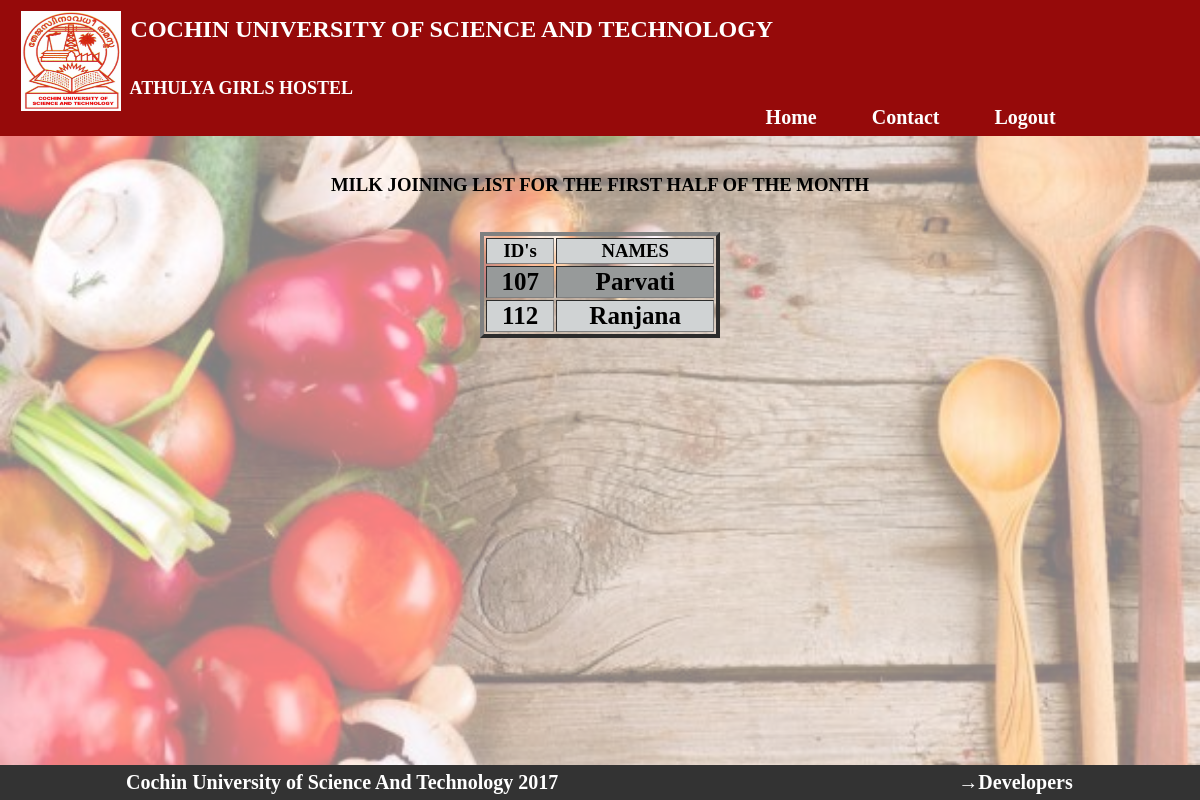
Page /viewmilkjoin.php (signed in) on the committed database.
### tables this page shows
CREATE TABLE `milkfirsthalf` (
  `id` int(11) NOT NULL
);

CREATE TABLE `users` (
  `ID` int(3) NOT NULL,
  `NAME` varchar(20) NOT NULL,
  `DEPT` varchar(10) NOT NULL,
  `ROOM_NO` varchar(50) NOT NULL,
  `I_CARD_NO` int(10) NOT NULL,
  `YEAR` year(4) NOT NULL,
  `DUE` int(10) NOT NULL,
  `CAUTION_DEPOSIT` int(10) NOT NULL,
  `FINE` int(8) NOT NULL,
  `messblock` tinyint(1) NOT NULL,
  `messbill` float NOT NULL,
  `total` int(11) NOT NULL
);

### viewmilkjoin.php (the view, shortened to what this page needs)
<!doctype html>
<html lang="en">
<link rel="stylesheet" href="viewmilkjoin.css">
<body>
  <div class="background"></div>
  <strong>  <a href="optioncomm.php">Home/</a><a href="viewmilkjoin.php">MilkJoinList/</a></strong>
  <p><strong></strong</p>
  </html>
  <?php
  if($_SESSION['prcommlogin'] != "1")
  {
    echo"<script> window.open('login.php','_self');</script>";
  }
  else {
  include "header.php";
  include"dbconnect.php";
  $d = date("d");
  $t = date("t");
  if($d<15||$d==$t)
  {  echo"<br><br><h3 align='center'>MILK JOINING LIST FOR THE FIRST HALF OF THE MONTH</h3>";
    $query = "select * from milkfirsthalf where id!=0";
    $q = mysqli_query($link,$query);
    $k=0;
    echo "<br><br><table id='table' border='4'><tr bgcolor='#D0D3D4'><th><h3>ID's</h3></th><th><h3>NAMES</h3></th></tr>";
    while($row=mysqli_fetch_array($q))
    {
      if($k%2==0)
      {
      echo "<tr bgcolor='#979A9A'>";
      echo "<td><p id='row'>" . $row['id'] . "</p></td>";
      $querynew = "select NAME from users where ID='$row[0]'";
      $qnew=mysqli_query($link,$querynew);
      while($rownew = mysqli_fetch_array($qnew))
      {
        echo "<td><p id='jid'>" . $rownew[0] . "</p></td>";
      }
      echo "</tr>";
      ++$k;
    }
    else {
      echo "<tr bgcolor='#D0D3D4'>";
      echo "<td><p id='row'>" . $row['id'] . "</p></td>";
      $querynew = "select NAME from users where ID='$row[0]'";
      $qnew=mysqli_query($link,$querynew);
      while($rownew = mysqli_fetch_array($qnew))
      {
        echo "<td><p id='jid'>" . $rownew[0] . "</p></td>";
      }
      echo "</tr>";
      ++$k;
    }
    }
  }
}
?>

### viewmilkjoin.css (style rules this page uses)
* { margin:0px; }
.background { background:url(bg.jpg); position: fixed; z-index: -1; opacity: .5; width: 100%; height: 800px; -webkit-background-size: cover; -moz-background-size: cover; -o-background-size: cover; background-size: cover; }
a { color: black; text-decoration: none; }
table { text-align: center; width: 20%; margin-left: 40%; margin-bottom: 4%; }
tr { padding-left: 40px; padding-right: 40px; margin-left: 30%; }
#jid { font-size: 25px; }
#row { font-size: 25px; }

### header.php (style rules this page uses)
body { padding-top:10.0%; padding-bottom: 3%; }
a { color: black; text-decoration: none; }

### rows in the picture
milkfirsthalf: id "107"
users: NAME "Parvati"
milkfirsthalf: id "112"
users: NAME "Ranjana"
